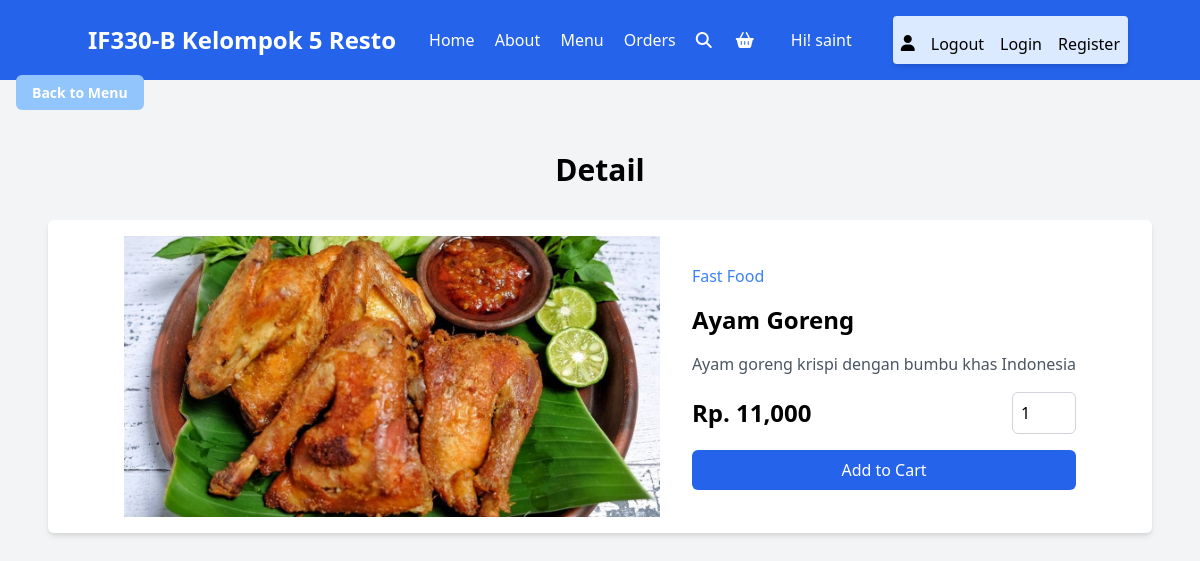
The page /quick_view.php?pid=1 (signed in) on the database its author committed.
### tables this page shows
CREATE TABLE `users` (
  `id` int(100) NOT NULL,
  `name` varchar(20) NOT NULL,
  `email` varchar(50) NOT NULL,
  `number` varchar(10) NOT NULL,
  `password` varchar(50) NOT NULL,
  `address` varchar(500) NOT NULL
);

CREATE TABLE `products` (
  `id` int(100) NOT NULL,
  `name` varchar(100) NOT NULL,
  `category` varchar(100) NOT NULL,
  `deskripsi` varchar(800) NOT NULL,
  `price` int(10) NOT NULL,
  `image` varchar(100) NOT NULL
);

### quick_view.php (the view, shortened to what this page needs)
<?php
include 'components/connect.php';
if(isset($_SESSION['user_id'])){
   $user_id = $_SESSION['user_id'];
}else{
   $user_id = '';
};
?>
<!DOCTYPE html>
<html lang="en">
<head>
    <link rel="stylesheet" href="https://cdnjs.cloudflare.com/ajax/libs/font-awesome/6.1.1/css/all.min.css">
    <link href="https://unpkg.com/tailwindcss@^2.2/dist/tailwind.min.css" rel="stylesheet">
</head>
<body class="bg-gray-100">
    <?php include 'components/user_header.php'; ?>
    <?php include 'components/back_to_menu.php'; ?>
    <section class="quick-view p-4 md:p-12">
        <h1 class="text-3xl font-bold text-center mb-8">Detail</h1>
        <?php
        $pid = $_GET['pid'];
        $select_products = $conn->prepare("SELECT * FROM `products` WHERE id = ?");
        $select_products->execute([$pid]);
        if ($select_products->rowCount() > 0) {
            while ($fetch_products = $select_products->fetch(PDO::FETCH_ASSOC)) {
                $product_description = $fetch_products['deskripsi'];
        ?>
        <form action="" method="post" class="box bg-white p-4 shadow-md rounded-md">
            <div class="md:flex justify-center items-center">
                <img src="resto-images/<?= $fetch_products['image']; ?>" alt="" class="w-full md:w-1/2 mb-4 md:mb-0">
                <div class="flex flex-col justify-center md:ml-8">
                    <a href="category.php?category=<?= $fetch_products['category']; ?>"
                        class="text-center md:text-left text-blue-500 hover:text-blue-700 mb-2 md:mb-4"><?= $fetch_products['category']; ?></a>
                    <div class="name text-2xl font-bold mb-4"><?= $fetch_products['name']; ?></div>
                    <p class="text-gray-600"><?= $product_description ?></p>
                    <div class="flex justify-between items-center mt-4">
                        <div class="price text-2xl font-semibold">
                            <span>Rp. </span><?= $fetch_products['price']; ?>,000
                        </div>
                        <input type="number" name="qty" class="qty w-16 p-2 border border-gray-300 rounded-md" min="1"
                            max="99" value="1" maxlength="2">
                    </div>
                    <button type="submit" name="add_to_cart"
                        class="cart-btn mt-4 bg-blue-600 text-white py-2 px-4 rounded-md hover:bg-blue-700 transition duration-300">Add
                        to Cart</button>
                </div>
            </div>
        </form>
        <?php
            }
        } else {
            echo '<p class="empty text-center text-xl font-bold mt-8">No products added yet!</p>';
        }
        ?>
    </section>
</body>
</html>

### components/user_header.php (shortened to what this page needs)
<header class="bg-blue-600 p-4">
    <section class="container mx-auto flex items-center justify-between">
        <a href="home.php" class="text-2xl font-bold text-white">IF330-B Kelompok 5 Resto </a>
        <div class="hidden md:flex md:items-center">
            <nav class="text-center md:text-left">
                <a href="home.php" class="text-white hover:underline p-2 text-sm md:text-base">Home</a>
                <a href="about.php" class="text-white hover:underline p-2 text-sm md:text-base">About</a>
                <a href="menu.php" class="text-white hover:underline p-2 text-sm md:text-base">Menu</a>
                <a href="orders.php" class="text-white hover:underline p-2 text-sm md:text-base">Orders</a>
            </nav>
            <a href="search.php" class="text-white hover:text-gray-200 p-3"><i class="fas fa-search"></i></a>
            <a href="cart.php" class="text-white hover:text-gray-200 p-3"><i class="fa fa-shopping-basket"></i></a>
        </div>
        <?php
        if (isset($user_id) && !empty($user_id)) {
            $select_profile = $conn->prepare("SELECT * FROM `users` WHERE id = ?");
            $select_profile->execute([$user_id]);
            if ($select_profile->rowCount() > 0) {
                $fetch_profile = $select_profile->fetch(PDO::FETCH_ASSOC);
                echo '<p class="text-white hidden sm:block">Hi! ' . $fetch_profile['name'] . '</p>';
            }
        }
        ?>
        <div id="userDropdown"
            class="relative right-1 left-4 hidden sm:flex md:flex sm:flex-col md:flex-row md:items-center sm:space-y-2 md:space-x-4 bg-blue-100 text-black rounded shadow-md p-2">
            <a href="profile.php" class="hover:underline md:pt-1.5"><i class="fas fa-user alt"></i></a>
            <a href="components/user_logout.php" onclick="return confirm('Logout from this website?');"
                class="text-red hover:underline ">Logout</a>
            <a href="login.php" class="hover:underline">Login</a>
            <a href="register.php" class="hover:underline">Register</a>
        </div>
    </section>
</header>

### rows shown on the page
users: name "saint"
products: image (picture), category "Fast Food", name "Ayam Goreng", deskripsi "Ayam goreng krispi dengan bumbu khas Indonesia", price "11"
